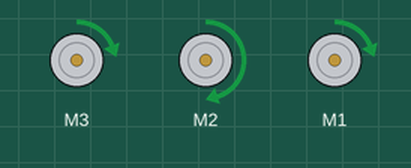
Bench run of a sketch on a simulated Arduino Uno, built with avr-gcc and run on an emulated ATmega328P. Parts: 3 × DC motor (green arrow = forward, orange = backward, longer = faster).

Above: at 0.7 s.
At 4.5 s:
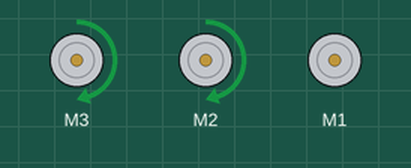
At 6.7 s:
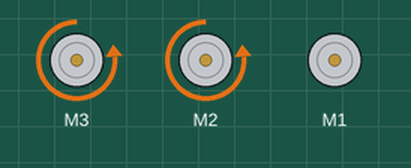
At 9.0 s:
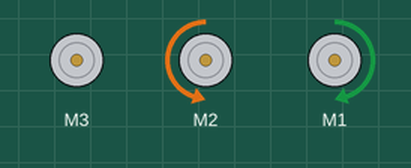
At 11.2 s:
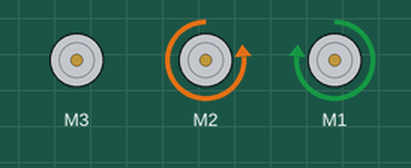
At 14.2 s:
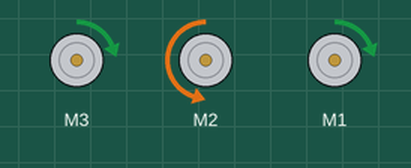
Timing chart, 0 to 15.6 s (numbered marks = the images above):
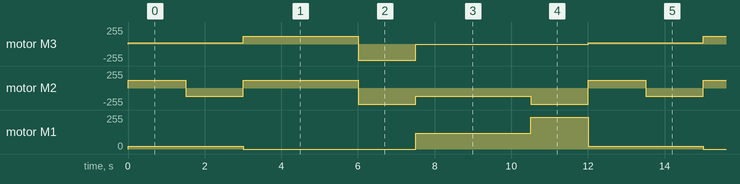

The sketch:

Mistake_v.1.ino
```cpp
#include <Wire.h>
#include <Adafruit_MotorShield.h>
#include <math.h>
#include <breadboardbot.h>

// Create the motor shield object with the default I2C address
Adafruit_MotorShield AFMS = Adafruit_MotorShield();

// Define Constants

// Define 'ports' for motors.
const byte LEFT_MOTOR_PORT = 3;
const byte RIGHT_MOTOR_PORT = 1;
const byte BACK_MOTOR_PORT = 2;
// Create pointers to motor control objects
Adafruit_DCMotor *motorLeft = AFMS.getMotor(LEFT_MOTOR_PORT);
Adafruit_DCMotor *motorRight = AFMS.getMotor(RIGHT_MOTOR_PORT);
Adafruit_DCMotor *motorBack = AFMS.getMotor(BACK_MOTOR_PORT);

// Define global variables
float theta;
int direction;
float magnitude;
float duration;

byte motorLeftdir;
byte motorBackdir;
byte motorRightdir;

/* void setup(void){
  AFMS.begin();  // create with the default frequency 1.6KHz
  // Turn off all motors to start, just a good habit
  motorLeft->run(RELEASE);
  motorRight->run(RELEASE);
*/


void setup(void){
  AFMS.begin();  // create with the default frequency 1.6KHz
  // Turn off all motors
  motorLeft->run(RELEASE);
  motorBack->run(RELEASE);
  motorRight->run(RELEASE);
}

void loop() {
 for ( byte leg = 1; leg < 2; leg++ ) {
  motorLeft->run(FORWARD);
  motorRight->run(FORWARD);
  motorBack->run(FORWARD);
  motorLeft->setSpeed(20);
  motorRight->setSpeed(20);
  motorBack->setSpeed(120);
 }
  delay(1000);
 for ( byte leg = 1; leg < 3; leg++ ) {
  motorLeft->run(FORWARD);
  motorRight->run(FORWARD);
  motorBack->run(FORWARD);
  motorLeft->setSpeed(20);
  motorRight->setSpeed(20);
  motorBack->setSpeed(120);
 }
  delay(500);
  for ( byte leg = 1; leg < 2; leg++ ) {
  motorLeft->run(FORWARD);
  motorRight->run(FORWARD);
  motorBack->run(BACKWARD);
  motorLeft->setSpeed(20);
  motorRight->setSpeed(20);
  motorBack->setSpeed(120);
 }
  delay(1000);
 for ( byte leg = 1; leg < 3; leg++ ) {
  motorLeft->run(FORWARD);
  motorRight->run(FORWARD);
  motorBack->run(BACKWARD);
  motorLeft->setSpeed(20);
  motorRight->setSpeed(20);
  motorBack->setSpeed(120);
 }
  delay(500);
  motorLeft->run(FORWARD);
  motorRight->run(RELEASE);
  motorBack->run(FORWARD);
  motorLeft->setSpeed(120);
  motorRight->setSpeed(RELEASE);
  motorBack->setSpeed(120);
  delay(3000);
  motorLeft->run(BACKWARD);
  motorRight->run(RELEASE);
  motorBack->run(BACKWARD);
  motorLeft->setSpeed(240);
  motorRight->setSpeed(RELEASE);
  motorBack->setSpeed(240);
  delay(1500);
  motorLeft->run(RELEASE);
  motorRight->run(FORWARD);
  motorBack->run(BACKWARD);
  motorLeft->setSpeed(RELEASE);
  motorRight->setSpeed(120);
  motorBack->setSpeed(120);
  delay(3000);
  motorLeft->run(RELEASE);
  motorRight->run(FORWARD);
  motorBack->run(BACKWARD);
  motorLeft->setSpeed(RELEASE);
  motorRight->setSpeed(240);
  motorBack->setSpeed(240);
  delay(1500);
}
```

Measured:
- by itself, motor M3: repeats every 12.0 s: forward 120/255 3.0 s, backward 240/255 1.5 s, stopped 4.5 s, forward 20/255 3.0 s
- by itself, motor M1: repeats every 12.0 s: stopped 4.5 s, forward 120/255 3.0 s, forward 240/255 1.5 s, forward 20/255 3.0 s
- by itself, motor M2: repeats every 12.0 s: backward 120/255 1.5 s, forward 120/255 3.0 s, backward 240/255 1.5 s, backward 120/255 3.0 s, backward 240/255 1.5 s, forward 120/255 1.5 s
